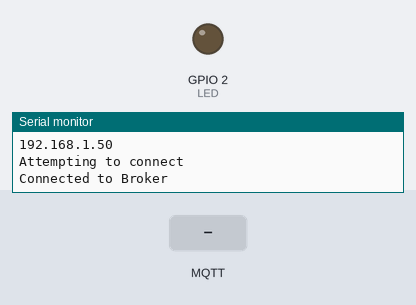
Simulated run of this sketch. Board: ESP8266 (NodeMCU). Parts: output pins drawn as LEDs (lit = HIGH), the last lines printed to the serial monitor. Inputs (shaded band) come from the test bench. WiFi joins after 1.5 s; servers stay silent unless stated; no MQTT or app messages arrive unless stated.

Above: at 2.7 s.
2.8 s: MQTT message "90" arrives on the first subscribed topic
At 3.9 s:
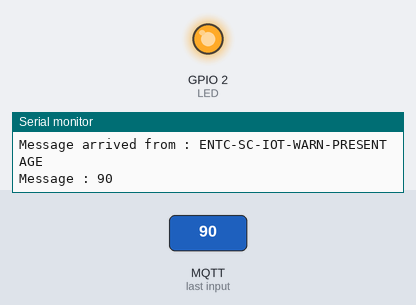
5.8 s: MQTT message "200" arrives on the first subscribed topic
8.8 s: MQTT message "5" arrives on the first subscribed topic
At 15.0 s:
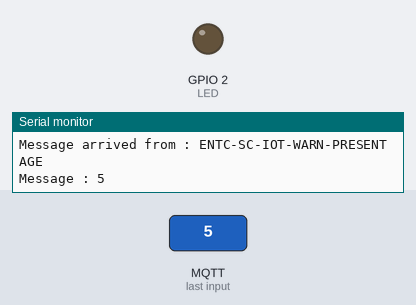
Timing chart, 0 to 29.4 s (numbered marks = the images above; inputs shaded):
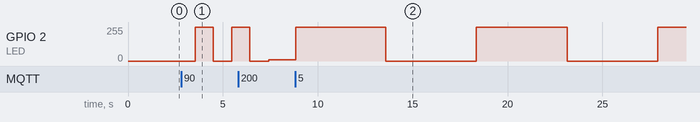

Measured:
- after the input at 2.8 s, GPIO 2 (LED): 0/255 → 255/255 after 0.75 s, → 0/255 0.95 s later, → 255/255 0.95 s later
- after the input at 8.8 s, GPIO 2 (LED): alternates 255/255 for 4.8 s and 0/255 for 4.8 s, starting at once

The sketch:

IoTClient.ino
```cpp
#include <ESP8266WiFi.h>
// #include <WiFiUdp.h>
#include <PubSubClient.h>

#define LED 2           // Led in NodeMCU at pin GPIO16 (D0).

WiFiClient espClient;
PubSubClient mqttClient(espClient);

const char* ssid = "iPhone";
const char* password = "abc12345";
int warnPresentage;

void setup() {
  Serial.begin(115200);
  pinMode(LED, OUTPUT);

  // We start by connecting to a WiFi network

  Serial.println();
  Serial.println();
  Serial.print("Connecting to ");
  Serial.println(ssid);

  /* Explicitly set the ESP8266 to be a WiFi-client, otherwise, it by default,
     would try to act as both a client and an access-point and could cause
     network-issues with your other WiFi-devices on your WiFi-network. */
  WiFi.mode(WIFI_STA);
  WiFi.begin(ssid, password);

  while (WiFi.status() != WL_CONNECTED) {
    delay(500);
    Serial.print(".");
  }

  Serial.println("");
  Serial.println("WiFi connected");
  Serial.println("IP address: ");
  Serial.println(WiFi.localIP());

  setupMqtt();
}

void loop() {
  if (!mqttClient.connected()){
    connectToBrocker();
  }
  mqttClient.loop();
  // mqttClient.publish("ENTC-SC-IOT-995", "Hello from ESP32");
  if (warnPresentage > 0) {
    int val = map(warnPresentage, 0, 100, 5000, 500);
    digitalWrite(LED, HIGH);
    delay(val);
    digitalWrite(LED, LOW);
    delay(val);
    Serial.println("LED is blinking at " + String(val) + "seconds");
  } else {
    digitalWrite(LED, LOW);
    delay(1000);
  }
}
```

mqtt.ino
```cpp
void setupMqtt() {
  mqttClient.setServer("test.mosquitto.org", 1883);
  mqttClient.setCallback(recieveCallBack);
}

void recieveCallBack(char* topic, byte* payload, unsigned int length) {
  Serial.print("Message arrived from : ");
  Serial.println(topic);
  Serial.print("Message : ");

  char payloadCharAr[length];

  for (int i = 0; i < length; i++) {
    Serial.print((char)payload[i]);
    payloadCharAr[i] = (char)payload[i];
  }
  Serial.println();

  payloadCharAr[length] = '\n';
  warnPresentage = atoi(payloadCharAr);
}


void connectToBrocker() {
  while(!mqttClient.connected()) {
    Serial.println("Attempting to connect");
    if(mqttClient.connect("ESP32-4324234234")) {
      Serial.println("Connected to Broker");
      mqttClient.subscribe("ENTC-SC-IOT-WARN-PRESENTAGE");
    } else {
      Serial.println("Error...");
      Serial.println(mqttClient.state());
      delay(5000);
    }
  }
}
```
